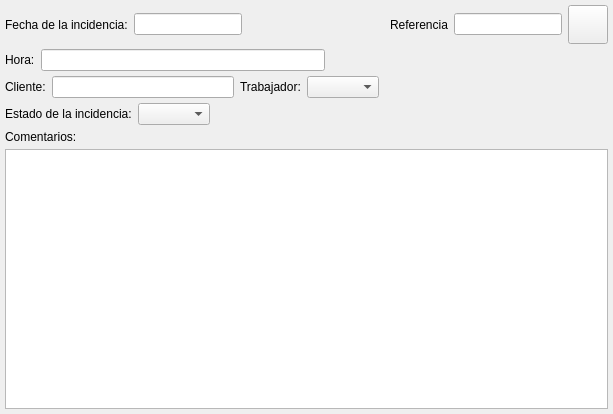
<ui version="4.0" >
 <author>Tomeu Borras</author>
 <comment></comment>
 <exportmacro></exportmacro>
 <class>IncidenciaComercialBase</class>
 <widget class="QWidget" name="IncidenciaComercialBase" >
  <property name="geometry" >
   <rect>
    <x>0</x>
    <y>0</y>
    <width>613</width>
    <height>414</height>
   </rect>
  </property>
  <property name="windowTitle" >
   <string>Ruta comercial</string>
  </property>
  <property name="windowIcon" >
   <iconset resource="../../../bulmages.qrc" >:/Bulmafact48x48/images/png/48x48/i_bulmages_ventas_facturas.48x48.png</iconset>
  </property>
  <layout class="QVBoxLayout" >
   <property name="margin" >
    <number>5</number>
   </property>
   <property name="spacing" >
    <number>5</number>
   </property>
   <item>
    <layout class="QHBoxLayout" >
     <property name="margin" >
      <number>0</number>
     </property>
     <property name="spacing" >
      <number>6</number>
     </property>
     <item>
      <layout class="QHBoxLayout" >
       <property name="margin" >
        <number>0</number>
       </property>
       <property name="spacing" >
        <number>6</number>
       </property>
       <item>
        <widget class="QLabel" name="textLabel1_2_2_3_8" >
         <property name="sizePolicy" >
          <sizepolicy>
           <hsizetype>1</hsizetype>
           <vsizetype>5</vsizetype>
           <horstretch>0</horstretch>
           <verstretch>0</verstretch>
          </sizepolicy>
         </property>
         <property name="text" >
          <string>Fecha de la incidencia:</string>
         </property>
         <property name="buddy" >
          <cstring>mui_fechaincidenciacomercial</cstring>
         </property>
        </widget>
       </item>
       <item>
        <widget class="BusquedaFecha" name="mui_fechaincidenciacomercial" />
       </item>
      </layout>
     </item>
     <item>
      <spacer>
       <property name="orientation" >
        <enum>Qt::Horizontal</enum>
       </property>
       <property name="sizeHint" >
        <size>
         <width>40</width>
         <height>20</height>
        </size>
       </property>
      </spacer>
     </item>
     <item>
      <layout class="QHBoxLayout" >
       <property name="margin" >
        <number>0</number>
       </property>
       <property name="spacing" >
        <number>6</number>
       </property>
       <item>
        <widget class="QLabel" name="textLabel1_2_2_3_6" >
         <property name="sizePolicy" >
          <sizepolicy>
           <hsizetype>1</hsizetype>
           <vsizetype>5</vsizetype>
           <horstretch>0</horstretch>
           <verstretch>0</verstretch>
          </sizepolicy>
         </property>
         <property name="text" >
          <string>Referencia</string>
         </property>
         <property name="buddy" >
          <cstring>mui_refincidenciacomercial</cstring>
         </property>
        </widget>
       </item>
       <item>
        <widget class="QLineEdit" name="mui_refincidenciacomercial" />
       </item>
       <item>
        <widget class="QToolButton" name="mui_informereferencia_2" >
         <property name="minimumSize" >
          <size>
           <width>32</width>
           <height>32</height>
          </size>
         </property>
         <property name="toolTip" >
          <string>Informe por Referencia</string>
         </property>
         <property name="whatsThis" >
          <string>Informe por Referencia</string>
         </property>
         <property name="text" >
          <string/>
         </property>
         <property name="icon" >
          <iconset resource="../../../bulmages.qrc" >:/Bulmafact48x48/images/png/48x48/i_bulmages_informexreferencia.48x48.png</iconset>
         </property>
         <property name="iconSize" >
          <size>
           <width>32</width>
           <height>32</height>
          </size>
         </property>
        </widget>
       </item>
      </layout>
     </item>
    </layout>
   </item>
   <item>
    <layout class="QHBoxLayout" >
     <property name="margin" >
      <number>0</number>
     </property>
     <property name="spacing" >
      <number>6</number>
     </property>
     <item>
      <widget class="QLabel" name="textLabel1_2_2_3_9" >
       <property name="sizePolicy" >
        <sizepolicy>
         <hsizetype>1</hsizetype>
         <vsizetype>5</vsizetype>
         <horstretch>0</horstretch>
         <verstretch>0</verstretch>
        </sizepolicy>
       </property>
       <property name="text" >
        <string>Hora:</string>
       </property>
       <property name="buddy" >
        <cstring>mui_refincidenciacomercial</cstring>
       </property>
      </widget>
     </item>
     <item>
      <widget class="QLineEdit" name="mui_horaincidenciacomercial" />
     </item>
     <item>
      <spacer>
       <property name="orientation" >
        <enum>Qt::Horizontal</enum>
       </property>
       <property name="sizeHint" >
        <size>
         <width>40</width>
         <height>20</height>
        </size>
       </property>
      </spacer>
     </item>
    </layout>
   </item>
   <item>
    <layout class="QHBoxLayout" >
     <property name="margin" >
      <number>0</number>
     </property>
     <property name="spacing" >
      <number>6</number>
     </property>
     <item>
      <layout class="QHBoxLayout" >
       <property name="margin" >
        <number>0</number>
       </property>
       <property name="spacing" >
        <number>6</number>
       </property>
       <item>
        <widget class="QLabel" name="textLabel1_2_2_3_11" >
         <property name="sizePolicy" >
          <sizepolicy>
           <hsizetype>1</hsizetype>
           <vsizetype>5</vsizetype>
           <horstretch>0</horstretch>
           <verstretch>0</verstretch>
          </sizepolicy>
         </property>
         <property name="text" >
          <string>Cliente:</string>
         </property>
         <property name="buddy" >
          <cstring>mui_idcliente</cstring>
         </property>
        </widget>
       </item>
       <item>
        <widget class="BusquedaCliente" name="mui_idcliente" />
       </item>
      </layout>
     </item>
     <item>
      <layout class="QHBoxLayout" >
       <property name="margin" >
        <number>0</number>
       </property>
       <property name="spacing" >
        <number>6</number>
       </property>
       <item>
        <widget class="QLabel" name="textLabel1_2_2_3_7" >
         <property name="sizePolicy" >
          <sizepolicy>
           <hsizetype>1</hsizetype>
           <vsizetype>5</vsizetype>
           <horstretch>0</horstretch>
           <verstretch>0</verstretch>
          </sizepolicy>
         </property>
         <property name="text" >
          <string>Trabajador:</string>
         </property>
         <property name="buddy" >
          <cstring>mui_idtrabajador</cstring>
         </property>
        </widget>
       </item>
       <item>
        <widget class="BusquedaTrabajador" name="mui_idtrabajador" />
       </item>
      </layout>
     </item>
     <item>
      <spacer>
       <property name="orientation" >
        <enum>Qt::Horizontal</enum>
       </property>
       <property name="sizeHint" >
        <size>
         <width>40</width>
         <height>20</height>
        </size>
       </property>
      </spacer>
     </item>
    </layout>
   </item>
   <item>
    <layout class="QHBoxLayout" >
     <property name="margin" >
      <number>0</number>
     </property>
     <property name="spacing" >
      <number>6</number>
     </property>
     <item>
      <layout class="QHBoxLayout" >
       <property name="margin" >
        <number>0</number>
       </property>
       <property name="spacing" >
        <number>6</number>
       </property>
       <item>
        <widget class="QLabel" name="textLabel1_2_2_3_12" >
         <property name="sizePolicy" >
          <sizepolicy>
           <hsizetype>1</hsizetype>
           <vsizetype>5</vsizetype>
           <horstretch>0</horstretch>
           <verstretch>0</verstretch>
          </sizepolicy>
         </property>
         <property name="text" >
          <string>Estado de la incidencia:</string>
         </property>
         <property name="buddy" >
          <cstring>mui_estadoincidenciacomercial</cstring>
         </property>
        </widget>
       </item>
       <item>
        <widget class="BusquedaEstadoIncidencia" name="mui_estadoincidenciacomercial" />
       </item>
      </layout>
     </item>
     <item>
      <spacer>
       <property name="orientation" >
        <enum>Qt::Horizontal</enum>
       </property>
       <property name="sizeHint" >
        <size>
         <width>40</width>
         <height>20</height>
        </size>
       </property>
      </spacer>
     </item>
    </layout>
   </item>
   <item>
    <widget class="QLabel" name="textLabel1_2_2_3_5" >
     <property name="sizePolicy" >
      <sizepolicy>
       <hsizetype>1</hsizetype>
       <vsizetype>5</vsizetype>
       <horstretch>0</horstretch>
       <verstretch>0</verstretch>
      </sizepolicy>
     </property>
     <property name="text" >
      <string>Comentarios:</string>
     </property>
     <property name="buddy" >
      <cstring>mui_comentincidenciacomercial</cstring>
     </property>
    </widget>
   </item>
   <item>
    <widget class="QTextEdit" name="mui_comentincidenciacomercial" />
   </item>
  </layout>
 </widget>
 <layoutdefault spacing="2" margin="2" />
 <pixmapfunction></pixmapfunction>
 <customwidgets>
  <customwidget>
   <class>BusquedaCliente</class>
   <extends>QLineEdit</extends>
   <header>busquedacliente.h</header>
   <container>0</container>
   <pixmap></pixmap>
  </customwidget>
  <customwidget>
   <class>BusquedaEstadoIncidencia</class>
   <extends>QComboBox</extends>
   <header>busquedaestadoincidencia.h</header>
   <container>0</container>
   <pixmap></pixmap>
  </customwidget>
  <customwidget>
   <class>BusquedaTrabajador</class>
   <extends>QComboBox</extends>
   <header>busquedatrabajador.h</header>
   <container>0</container>
   <pixmap></pixmap>
  </customwidget>
  <customwidget>
   <class>BusquedaFecha</class>
   <extends>QLineEdit</extends>
   <header>busquedafecha.h</header>
   <container>0</container>
   <pixmap></pixmap>
  </customwidget>
 </customwidgets>
 <resources>
  <include location="../../../bulmages.qrc" />
 </resources>
 <connections/>
</ui>
